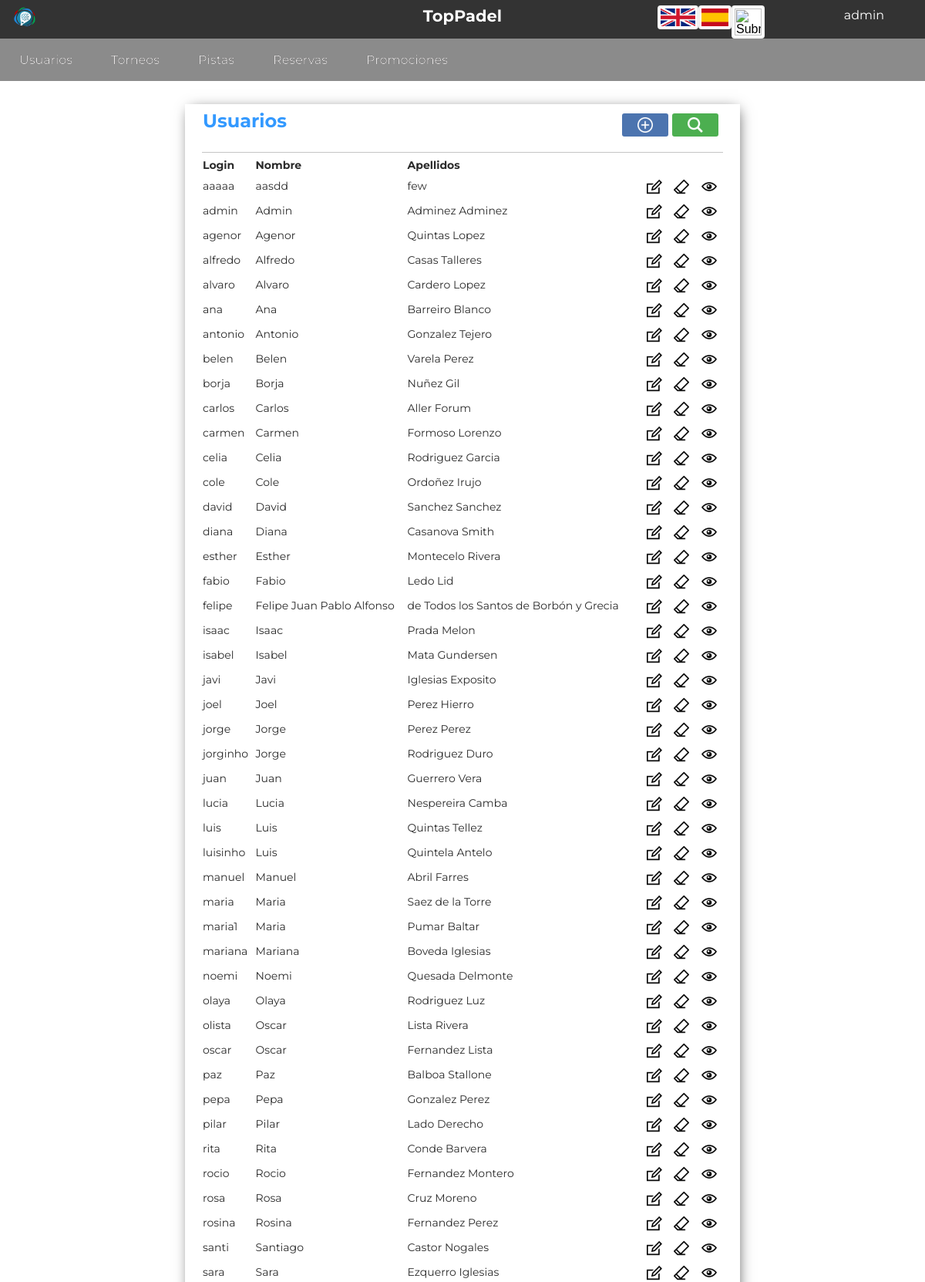
Screenshot of /Controllers/Usuarios_Controller.php (signed in, upper part) with the database file from the repository.
### tables this page shows
CREATE TABLE `usuarios` (
  `login` varchar(45) NOT NULL,
  `password` varchar(128) NOT NULL,
  `dni` varchar(9) NOT NULL,
  `nombre` varchar(30) NOT NULL,
  `apellidos` varchar(50) NOT NULL,
  `telefono` varchar(11) NOT NULL,
  `email` varchar(60) NOT NULL,
  `fecha` date NOT NULL,
  `sexo` enum('Masculina','Femenina') NOT NULL,
  `tipo` enum('ADMIN','NORMAL','ENTRENADOR') NOT NULL,
  `socio` enum('SI','NO') NOT NULL DEFAULT 'NO',
  `IBAN` varchar(4) DEFAULT NULL,
  `cuenta` varchar(30) DEFAULT NULL
);

### Models/Usuarios_Model.php (called while the page is built, shortened)
<?php
class USUARIOS_Model {
	var $login;
	var $dni;
	var $nombre;
	var $apellidos;
	var $telefono;
	var $email;
	var $fecha;
	var $sexo;
	var $socio;
	var $tipo;
	var $IBAN;
	var $cuenta;
function __construct($login,$password,$dni,$nombre,$apellidos,$telefono,$email,$fecha,$sexo,$tipo,$socio,$IBAN,$cuenta){
	$this->login = $login;
	$this->dni = $dni;
	$this->nombre = $nombre;
	$this->apellidos = $apellidos;
	$this->telefono = $telefono;
	$this->email = $email;
	$this->fecha = $fecha;
	$this->sexo = $sexo;
	$this->tipo = $tipo;
	$this->socio = $socio;
	$this->IBAN = $IBAN;
	$this->cuenta = $cuenta;
	include_once 'Access_DB.php';
	$this->mysqli = ConnectDB();
}
function search(){
	     $sql = "SELECT *
       			FROM usuarios
    			WHERE
    				(
    				(`login` LIKE '%$this->login%') &&
	 				(`nombre` LIKE '%$this->nombre%') &&
					(`apellidos` LIKE '%$this->apellidos%') &&
					(`dni` LIKE '%$this->dni%') &&
					(`telefono` LIKE '%$this->telefono%') &&
					(`email` LIKE '%$this->email%') &&
					(`fecha` LIKE '%$this->fecha%') &&
					(`sexo` LIKE '%$this->sexo%') &&
					(`tipo` LIKE '%$this->tipo%') &&
					(`socio` LIKE '%$this->socio%') &&
					(`IBAN` LIKE '%$this->IBAN%') &&
					(`cuenta` LIKE '%$this->cuenta%')
    				)";
    if (!($resultado = $this->mysqli->query($sql))){
		return 'Error en la búsqueda';
	}
    else{
		return $resultado;
	}
}
}
?>

### Models/Access_DB.php (called while the page is built)
<?php
function ConnectDB()
{
    $mysqli = new mysqli("localhost", "todolist", "todolist", "todolist");
	if ($mysqli->connect_errno) {
		include './MESSAGE.php';
		new MESSAGE("Fallo al conectar a MySQL: (" . $mysqli->connect_errno . ") " . $mysqli->connect_error, './index.php');
		return false;
	}
	else{
		return $mysqli;
	}
}
?>

### Views/Usuarios_SHOWALL_View.php (the view, shortened to what this page needs)
<?php
include '../Views/Header.php';
 class Usuarios_SHOWALL{
	var $datos;
	function __construct($datos,$enlace){
		$this -> datos = $datos;
		$this -> mostrar();
	}
	function mostrar(){
?>
	<div class="showall">
		<table class="showAllUsers">
			<tr><th class="title" colspan="4"><?php echo $strings['Usuarios']; ?>
			<form class="tableActions" action="../Controllers/Usuarios_Controller.php" method="">
			<button class="buscar-little" name="action" value="Confirmar_SEARCH" type="submit"></button>
			<button class="anadir-little"  name="action" value="Confirmar_ADD" type="submit"></button>
			</form></th></tr>
			<tr>
				<th><?php echo $strings['Login']; ?></th>
				<th><?php echo $strings['Nombre']; ?></th>
				<th><?php echo $strings['Apellidos']; ?></th>
				<th></th>
			</tr>
		<?php
			while($fila = $this ->datos->fetch_array()){
		?>
			<tr>
				<form action="../Controllers/Usuarios_Controller.php" method="post" name="action" >
					<td><?php echo $fila['login']; ?></td>
					<td><?php echo $fila['nombre']; ?></td>
					<td><?php echo $fila['apellidos']; ?></td>
					<td style="text-align:right">
						<button class="editar" name="action" value="Confirmar_EDIT" type="submit"></button>
						<button class="borrar" name="action" value="Confirmar_DELETE1" type="submit"></button>
						<button class="add" name="action" value="Confirmar_SHOWCURRENT" type="submit"></button>
					</td>
				</form>
			</tr>
		<?php
			}
		?>
		</table>
	</div>
<?php
    }
}
?>
	<?php include '../Views/Footer.php'; ?>

### Views/css/style.css (style rules this page uses)
form { font-size:14px; color:#2b2b2b; width:50%; margin-left:auto; margin-right:auto; margin-top:50px; padding: 20px 40px 20px 20px; box-shadow: 2px 3px 18px -5px rgba(0,0,0,0.75); }
.showAllUsers { font-size:14px; color:#2b2b2b; width:60%; margin-left:auto; margin-right:auto; margin-top:30px; margin-bottom: 35px; padding: 0px 20px 20px 20px; box-shadow: 2px 3px 18px -5px rgba(0,0,0,0.75); }
.title { text-align:left; font-size:24px; font-weight:bold; border-bottom: 1px solid rgba(114, 114, 114, 0.411); color:#39F; padding-bottom: 20px; }
th { padding-top: 5px; text-align: left; }
button { background-size: 20px 20px; background-position: center; background-repeat: no-repeat; margin-top: 25px; margin-right: 30px; border: none; color: white; padding: 20px 35px; text-align: center; font-size: 16px; cursor: pointer; border-radius: 3px; background-color:green; }
.buscar-little { vertical-align: text-bottom; float: right; margin-top: 5px; margin-right: 5px; padding: 15px 30px; background-image: url(../img/buscar.png); background-color: #4CAF50; }
.anadir-little { vertical-align: text-bottom; float: right; margin-top: 5px; margin-right: 5px; padding: 15px 30px; background-image: url(../img/anadir.png); background-color: rgb(76, 116, 175); }
.editar { background-image: url(../img/editar.png); background-color: Transparent; background-repeat:no-repeat; border: none; cursor:pointer; overflow: hidden; outline:none; margin-top: 5px; margin-right: 2px; padding: 10px 15px; margin-bottom: 3px; }
.borrar { background-image: url(../img/borrar.png); background-color: Transparent; background-repeat:no-repeat; border: none; cursor:pointer; overflow: hidden; outline:none; margin-top: 5px; margin-right: 2px; padding: 10px 15px; margin-bottom: 3px; }
.add { background-image: url(../img/ver.png); background-color: Transparent; background-repeat:no-repeat; border: none; cursor:pointer; overflow: hidden; outline:none; margin-top: 5px; margin-right: 2px; padding: 10px 15px; margin-bottom: 3px; }
.tableActions { display: contents; }

### rows the page displays
usuarios: login "aaaaa", nombre "aasdd", apellidos "few"
usuarios: login "admin", nombre "Admin", apellidos "Adminez Adminez"
usuarios: login "agenor", nombre "Agenor", apellidos "Quintas Lopez"
usuarios: login "alfredo", nombre "Alfredo", apellidos "Casas Talleres"
usuarios: login "alvaro", nombre "Alvaro", apellidos "Cardero Lopez"
usuarios: login "ana", nombre "Ana", apellidos "Barreiro Blanco"
usuarios: login "antonio", nombre "Antonio", apellidos "Gonzalez Tejero"
usuarios: login "belen", nombre "Belen", apellidos "Varela Perez"
usuarios: login "borja", nombre "Borja", apellidos "Nuñez Gil"
usuarios: login "carlos", nombre "Carlos", apellidos "Aller Forum"
usuarios: login "carmen", nombre "Carmen", apellidos "Formoso Lorenzo"
usuarios: login "celia", nombre "Celia", apellidos "Rodriguez Garcia"
usuarios: login "cole", nombre "Cole", apellidos "Ordoñez Irujo"
usuarios: login "david", nombre "David", apellidos "Sanchez Sanchez"
usuarios: login "diana", nombre "Diana", apellidos "Casanova Smith"
usuarios: login "esther", nombre "Esther", apellidos "Montecelo Rivera"
usuarios: login "fabio", nombre "Fabio", apellidos "Ledo Lid"
usuarios: login "felipe", nombre "Felipe Juan Pablo Alfonso", apellidos "de Todos los Santos de Borbón y Grecia"
usuarios: login "isaac", nombre "Isaac", apellidos "Prada Melon"
usuarios: login "isabel", nombre "Isabel", apellidos "Mata Gundersen"
usuarios: login "javi", nombre "Javi", apellidos "Iglesias Exposito"
usuarios: login "joel", nombre "Joel", apellidos "Perez Hierro"
usuarios: login "jorge", nombre "Jorge", apellidos "Perez Perez"
usuarios: login "jorginho", nombre "Jorge", apellidos "Rodriguez Duro"
usuarios: login "juan", nombre "Juan", apellidos "Guerrero Vera"
usuarios: login "lucia", nombre "Lucia", apellidos "Nespereira Camba"
usuarios: login "luis", nombre "Luis", apellidos "Quintas Tellez"
usuarios: login "luisinho", nombre "Luis", apellidos "Quintela Antelo"
usuarios: login "manuel", nombre "Manuel", apellidos "Abril Farres"
usuarios: login "maria", nombre "Maria", apellidos "Saez de la Torre"
usuarios: login "maria1", nombre "Maria", apellidos "Pumar Baltar"
usuarios: login "mariana", nombre "Mariana", apellidos "Boveda Iglesias"
usuarios: login "noemi", nombre "Noemi", apellidos "Quesada Delmonte"
usuarios: login "olaya", nombre "Olaya", apellidos "Rodriguez Luz"
usuarios: login "olista", nombre "Oscar", apellidos "Lista Rivera"
usuarios: login "oscar", nombre "Oscar", apellidos "Fernandez Lista"
usuarios: login "paz", nombre "Paz", apellidos "Balboa Stallone"
usuarios: login "pepa", nombre "Pepa", apellidos "Gonzalez Perez"
usuarios: login "pilar", nombre "Pilar", apellidos "Lado Derecho"
usuarios: login "rita", nombre "Rita", apellidos "Conde Barvera"
usuarios: login "rocio", nombre "Rocio", apellidos "Fernandez Montero"
usuarios: login "rosa", nombre "Rosa", apellidos "Cruz Moreno"
usuarios: login "rosina", nombre "Rosina", apellidos "Fernandez Perez"
usuarios: login "santi", nombre "Santiago", apellidos "Castor Nogales"
usuarios: login "sara", nombre "Sara", apellidos "Ezquerro Iglesias"

### other values shown
$_SESSION['login'] "admin"
$strings['Usuarios'] "Usuarios"
$strings['Torneos'] "Torneos"
$strings['Pistas'] "Pistas"
$strings['Reservas'] "Reservas"
$strings['Promociones'] "Promociones"
$strings['Login'] "Login"
$strings['Nombre'] "Nombre"
$strings['Apellidos'] "Apellidos"
